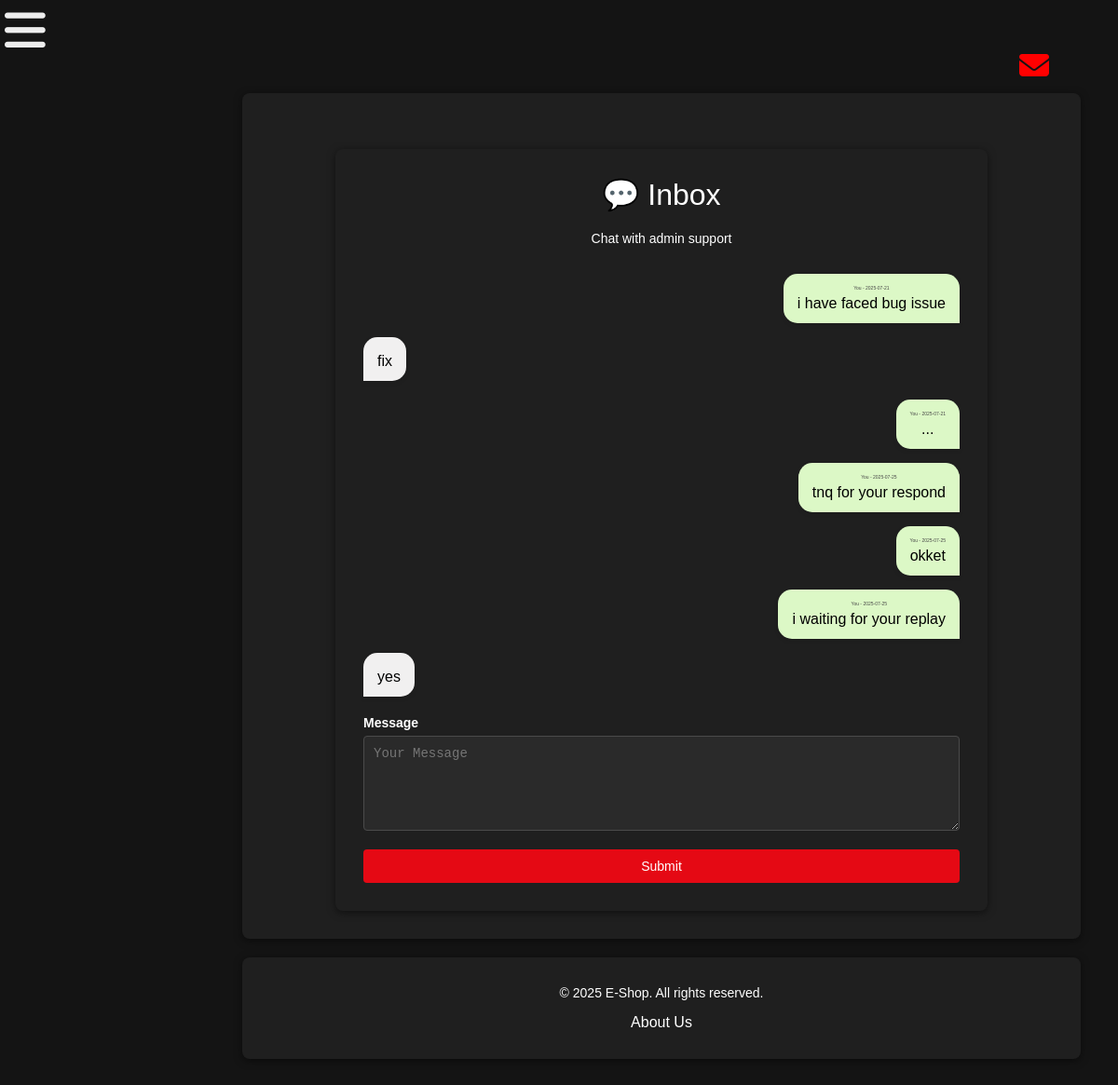
The app's page /mail (signed in) with its own data.
### app.py (models this page shows)
class Contact(db.Model):
    id = db.Column(db.Integer, primary_key=True)
    name = db.Column(db.String(100))
    email = db.Column(db.String(120))
    message = db.Column(db.String(200))
    date = db.Column(db.Date, default=lambda: datetime.utcnow().date())
    respond_message=db.Column(db.String,default="")

### app.py (the view)
@app.route('/mail')
@login_required
def mail():
    messages = Contact.query.filter_by(email=current_user.email).order_by(Contact.date).all()
    return render_template('mail.html', messages=messages)

### app.py (called while the page is built)
@login_manager.user_loader
def load_user(user_id):
    return User.query.get(int(user_id))

### templates/mail.html (shortened to what this page needs)
{% extends 'base.html' %}
{% block content %}
<div class="container" style="max-width: 700px; margin-top: 30px;">
    <h2>💬 Inbox</h2>
    <p class="text-muted">Chat with admin support</p>
    <div class="chat-box" style="margin-top: 30px;">
        {% if messages %}
            {% for msg in messages %}
                <div style="display: flex; justify-content: flex-end; margin-bottom: 15px;">
                    <div style="background-color: #dcf8c6; padding: 12px 15px; border-radius: 15px 15px 0 15px; max-width: 70%; box-shadow: 0 2px 5px rgba(0,0,0,0.1);">
                        <div style="font-size: 5px; color: #474747;">You - {{ msg.date.strftime('%Y-%m-%d') }}</div>
                        <div style="margin-top: 5px; color:black;">{{ msg.message }}</div>
                    </div>
                </div>
                {% if msg.respond_message %}
                <div style="display: flex; justify-content: flex-start; margin-bottom: 20px;">
                    <div style="background-color: #f1f0f0; padding: 12px 15px; border-radius: 15px 15px 15px 0; max-width: 70%; box-shadow: 0 2px 5px rgba(0,0,0,0.1);">
                        <div style="margin-top: 5px; color:black;">{{ msg.respond_message }}</div>
                    </div>
                </div>
                {% endif %}
            {% endfor %}
        {% else %}
            <div class="alert alert-info">No messages yet. Send your first message below.</div>
        {% endif %}
    </div>
     {% if messages %}
     <form action="{{ url_for('contact') }}" method="POST" class="contact-form">
    <div class="form-group">
                <label for="message">Message</label>
                <textarea id="message" name="message" placeholder="Your Message" rows="5" required></textarea>
            </div>
            <div class="form-actions">
                <button type="submit" class="submit-btn">Submit</button>
                </div>
        </form>
    {% endif %}
</div>
{% endblock %}

### static/style.css (style rules this page uses)
* { margin: 0; padding: 0; box-sizing: border-box; }
body { font-family: 'Helvetica Neue', Arial, sans-serif; background-color: #141414; color: #fff; padding: 40px; display: flex; justify-content: center; align-items: flex-start; min-height: 100vh; flex-direction: column; }
.container { width: 100%; max-width: 1300px; margin: 20px auto 0; padding: 30px; border-radius: 8px; background: #1f1f1f; box-shadow: 0 2px 8px rgba(0,0,0,0.5); text-align: center; }
h1, h2 { font-size: 32px; font-weight: 500; margin-bottom: 20px; color: #fff; }
label { display: block; margin-bottom: 6px; font-size: 14px; font-weight: 600; color: #fff; text-align: left; }
input[type="text"], input[type="email"], input[type="password"], input[type="number"], textarea, select { width: 100%; padding: 10px; margin-bottom: 16px; border: 1px solid #4a4a4a; border-radius: 4px; font-size: 14px; background: #2a2a2a; color: #fff; box-shadow: none; }
button { width: 100%; padding: 10px; background: #e50914; border: none; border-radius: 4px; color: #fff; font-size: 14px; font-weight: 500; cursor: pointer; transition: background 0.3s ease; }
p { font-size: 14px; margin-bottom: 15px; }
body { margin-left: 220px; font-family: Arial, sans-serif; }

### records on screen
Contact: date "2025-07-21", message "i have faced bug issue", respond_message "fix"
Contact: date "2025-07-21", message "..."
Contact: date "2025-07-25", message "tnq for your respond"
Contact: date "2025-07-25", message "okket"
Contact: date "2025-07-25", message "i waiting for your replay", respond_message "yes"
